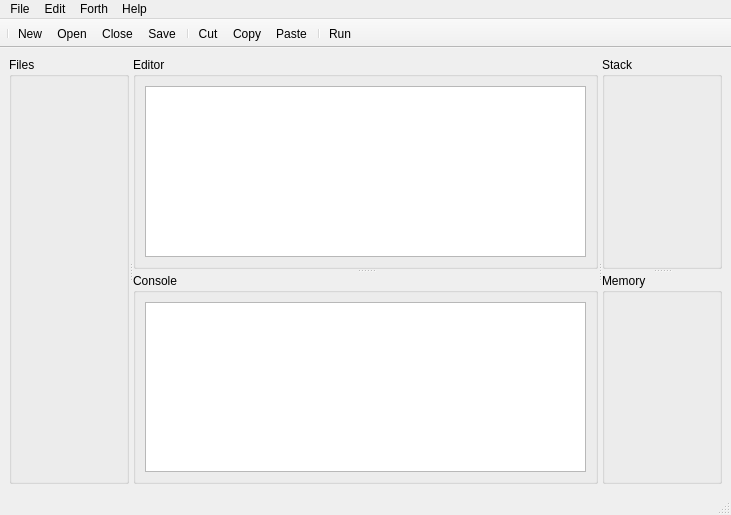
<?xml version="1.0" encoding="UTF-8"?>
<ui version="4.0">
 <class>MainWindow</class>
 <widget class="QMainWindow" name="MainWindow">
  <property name="geometry">
   <rect>
    <x>0</x>
    <y>0</y>
    <width>731</width>
    <height>515</height>
   </rect>
  </property>
  <property name="windowTitle">
   <string>MainWindow</string>
  </property>
  <widget class="QWidget" name="centralwidget">
   <layout class="QHBoxLayout" name="horizontalLayout">
    <item>
     <widget class="QSplitter" name="splitter_3">
      <property name="orientation">
       <enum>Qt::Horizontal</enum>
      </property>
      <widget class="QGroupBox" name="groupFiles">
       <property name="minimumSize">
        <size>
         <width>120</width>
         <height>0</height>
        </size>
       </property>
       <property name="maximumSize">
        <size>
         <width>120</width>
         <height>16777215</height>
        </size>
       </property>
       <property name="title">
        <string>Files</string>
       </property>
      </widget>
      <widget class="QSplitter" name="splitter">
       <property name="orientation">
        <enum>Qt::Vertical</enum>
       </property>
       <widget class="QGroupBox" name="groupEditor">
        <property name="title">
         <string>Editor</string>
        </property>
        <layout class="QHBoxLayout" name="horizontalLayout_2">
         <item>
          <widget class="QTextEdit" name="text_editor">
           <property name="font">
            <font>
             <family>Courier New</family>
             <pointsize>12</pointsize>
            </font>
           </property>
          </widget>
         </item>
        </layout>
       </widget>
       <widget class="QGroupBox" name="groupConsole">
        <property name="title">
         <string>Console</string>
        </property>
        <layout class="QHBoxLayout" name="horizontalLayout_3">
         <item>
          <widget class="QPlainTextEdit" name="output">
           <property name="font">
            <font>
             <family>Courier New</family>
            </font>
           </property>
          </widget>
         </item>
        </layout>
       </widget>
      </widget>
      <widget class="QSplitter" name="splitter_2">
       <property name="orientation">
        <enum>Qt::Vertical</enum>
       </property>
       <widget class="QGroupBox" name="groupStack">
        <property name="minimumSize">
         <size>
          <width>120</width>
          <height>0</height>
         </size>
        </property>
        <property name="maximumSize">
         <size>
          <width>120</width>
          <height>16777215</height>
         </size>
        </property>
        <property name="title">
         <string>Stack</string>
        </property>
       </widget>
       <widget class="QGroupBox" name="groupMemory">
        <property name="minimumSize">
         <size>
          <width>120</width>
          <height>0</height>
         </size>
        </property>
        <property name="maximumSize">
         <size>
          <width>120</width>
          <height>16777215</height>
         </size>
        </property>
        <property name="title">
         <string>Memory</string>
        </property>
       </widget>
      </widget>
     </widget>
    </item>
   </layout>
  </widget>
  <widget class="QMenuBar" name="menubar">
   <property name="geometry">
    <rect>
     <x>0</x>
     <y>0</y>
     <width>731</width>
     <height>29</height>
    </rect>
   </property>
   <widget class="QMenu" name="menuFile">
    <property name="title">
     <string>File</string>
    </property>
    <addaction name="actionNew"/>
    <addaction name="actionOpen"/>
    <addaction name="actionClose"/>
    <addaction name="separator"/>
    <addaction name="actionExit"/>
    <addaction name="actionSave"/>
   </widget>
   <widget class="QMenu" name="menuEdit">
    <property name="title">
     <string>Edit</string>
    </property>
    <addaction name="actionCut"/>
    <addaction name="actionCopy"/>
    <addaction name="actionPaste"/>
   </widget>
   <widget class="QMenu" name="menuHelp">
    <property name="title">
     <string>Help</string>
    </property>
    <addaction name="actionAbout"/>
   </widget>
   <widget class="QMenu" name="menuForth">
    <property name="title">
     <string>Forth</string>
    </property>
    <addaction name="actionRun"/>
    <addaction name="actionSettings"/>
   </widget>
   <addaction name="menuFile"/>
   <addaction name="menuEdit"/>
   <addaction name="menuForth"/>
   <addaction name="menuHelp"/>
  </widget>
  <widget class="QStatusBar" name="statusbar"/>
  <widget class="QToolBar" name="toolBar">
   <property name="windowTitle">
    <string>toolBar</string>
   </property>
   <property name="movable">
    <bool>false</bool>
   </property>
   <attribute name="toolBarArea">
    <enum>TopToolBarArea</enum>
   </attribute>
   <attribute name="toolBarBreak">
    <bool>false</bool>
   </attribute>
   <addaction name="separator"/>
   <addaction name="actionNew"/>
   <addaction name="actionOpen"/>
   <addaction name="actionClose"/>
   <addaction name="actionSave"/>
   <addaction name="separator"/>
   <addaction name="actionCut"/>
   <addaction name="actionCopy"/>
   <addaction name="actionPaste"/>
   <addaction name="separator"/>
   <addaction name="actionRun"/>
  </widget>
  <action name="actionOpen">
   <property name="text">
    <string>Open</string>
   </property>
  </action>
  <action name="actionClose">
   <property name="text">
    <string>Close</string>
   </property>
  </action>
  <action name="actionExit">
   <property name="text">
    <string>Exit</string>
   </property>
  </action>
  <action name="actionCut">
   <property name="text">
    <string>Cut</string>
   </property>
  </action>
  <action name="actionCopy">
   <property name="text">
    <string>Copy</string>
   </property>
  </action>
  <action name="actionPaste">
   <property name="text">
    <string>Paste</string>
   </property>
  </action>
  <action name="actionAbout">
   <property name="text">
    <string>About</string>
   </property>
  </action>
  <action name="actionNew">
   <property name="text">
    <string>New</string>
   </property>
  </action>
  <action name="actionSave">
   <property name="text">
    <string>Save</string>
   </property>
  </action>
  <action name="actionRun">
   <property name="text">
    <string>Run</string>
   </property>
  </action>
  <action name="actionSettings">
   <property name="text">
    <string>Settings</string>
   </property>
  </action>
 </widget>
 <resources/>
 <connections/>
</ui>
